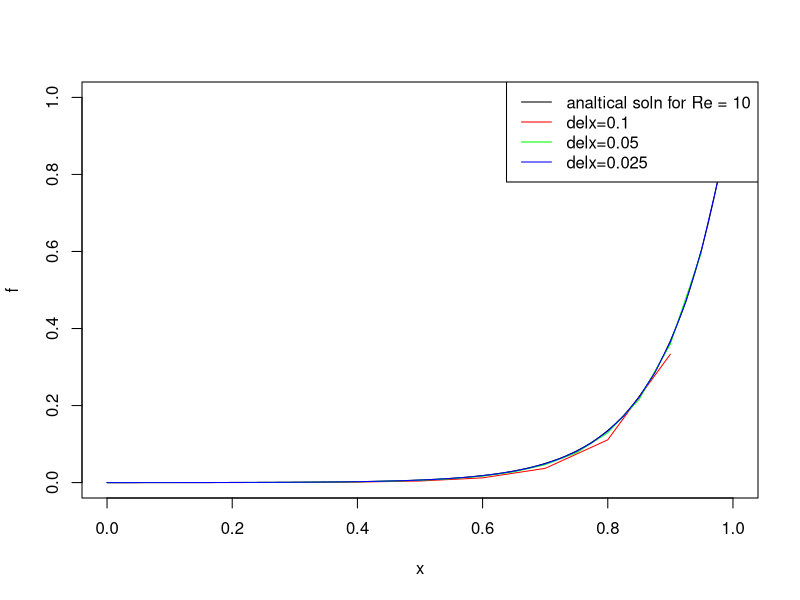

Write the R code that produced this figure.
Re=10
f = function(x){(exp(Re*x)-1)/(exp(Re)-1)}

x <- seq(0,0.9, 0.1)
y <- c(1.12901e-005,4.51605e-005,0.000146772,0.000451605,0.0013661,0.0041096,0.0123401,0.0370316,0.111106,0.33333)

x1 <- seq(0,0.95,0.05)
y1 <- c(1.4625e-005,3.89999e-005,7.96248e-005,0.000147333,0.00026018,0.000448258,0.000761721,0.00128416,0.00215489,0.00360611,0.00602481,0.010056,0.0167746,0.0279723,0.0466351,0.0777398,0.129581,0.215983,0.359986,0.599991)

x2 <- seq(0,0.975,0.025)
y2 <- c(9.57245e-006,2.18799e-005,3.77037e-005,5.80487e-005,8.42065e-005,0.000117838,0.000161078,0.000216673,0.000288152,0.000380054,0.000498213,0.000650132,0.000845457,0.00109659,0.00141947,0.00183461,0.00236835,0.0030546,0.00393691,0.00507132,0.00652984,0.00840508,0.0108161,0.013916,0.0179016,0.0230259,0.0296143,0.0380851,0.0489761,0.0629788,0.0809823,0.10413,0.133891,0.172155,0.221351,0.284604,0.365929,0.47049,0.604925,0.77777)

plot(f,xlim=c(0,1),ylim=c(0,1),col="black")
par(new=TRUE)
lines(x,y,xlim=c(0,1),ylim=c(0,1),col="red")
par(new=TRUE)
lines(x1,y1,xlim=c(0,1),ylim=c(0,1),col="green")
par(new=TRUE)
lines(x2,y2,xlim=c(0,1),ylim=c(0,1),col="blue")
legend('topright',c("analtical soln for Re = 10","delx=0.1","delx=0.05","delx=0.025"),lty=c(1,1,1,1),col=c("black","red","green","blue"))


